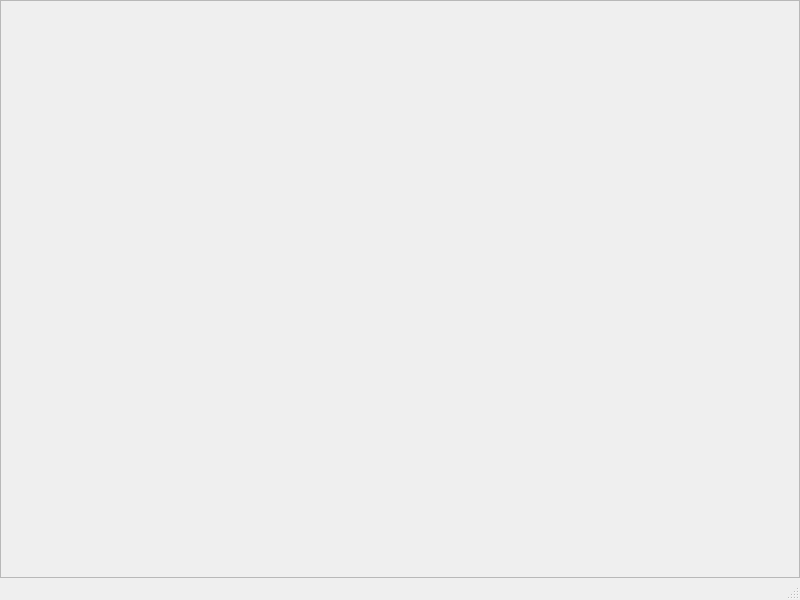
<?xml version="1.0" encoding="UTF-8"?>
<ui version="4.0">
 <class>MainWindow</class>
 <widget class="QMainWindow" name="MainWindow">
  <property name="geometry">
   <rect>
    <x>0</x>
    <y>0</y>
    <width>800</width>
    <height>600</height>
   </rect>
  </property>
  <property name="windowTitle">
   <string>MainWindow</string>
  </property>
    <widget class="QWidget" name="centralwidget">
     <layout class="QVBoxLayout" name="centralLayout">
        <property name="spacing">
         <number>0</number>
        </property>
        <property name="leftMargin">
         <number>0</number>
        </property>
        <property name="topMargin">
         <number>0</number>
        </property>
        <property name="rightMargin">
         <number>0</number>
        </property>
        <property name="bottomMargin">
         <number>0</number>
        </property>
        <item>
         <widget class="QScrollArea" name="scrollArea">
            <property name="horizontalScrollBarPolicy">
             <enum>Qt::ScrollBarAsNeeded</enum>
            </property>
            <property name="verticalScrollBarPolicy">
             <enum>Qt::ScrollBarAlwaysOff</enum>
            </property>
            <property name="widgetResizable">
             <bool>false</bool>
            </property>
            <widget class="QWidget" name="flowWidget" native="true"/>
         </widget>
        </item>
     </layout>
    </widget>
  <widget class="QMenuBar" name="menubar"/>
  <widget class="QStatusBar" name="statusbar"/>
 </widget>
 <resources/>
 <connections/>
</ui>
